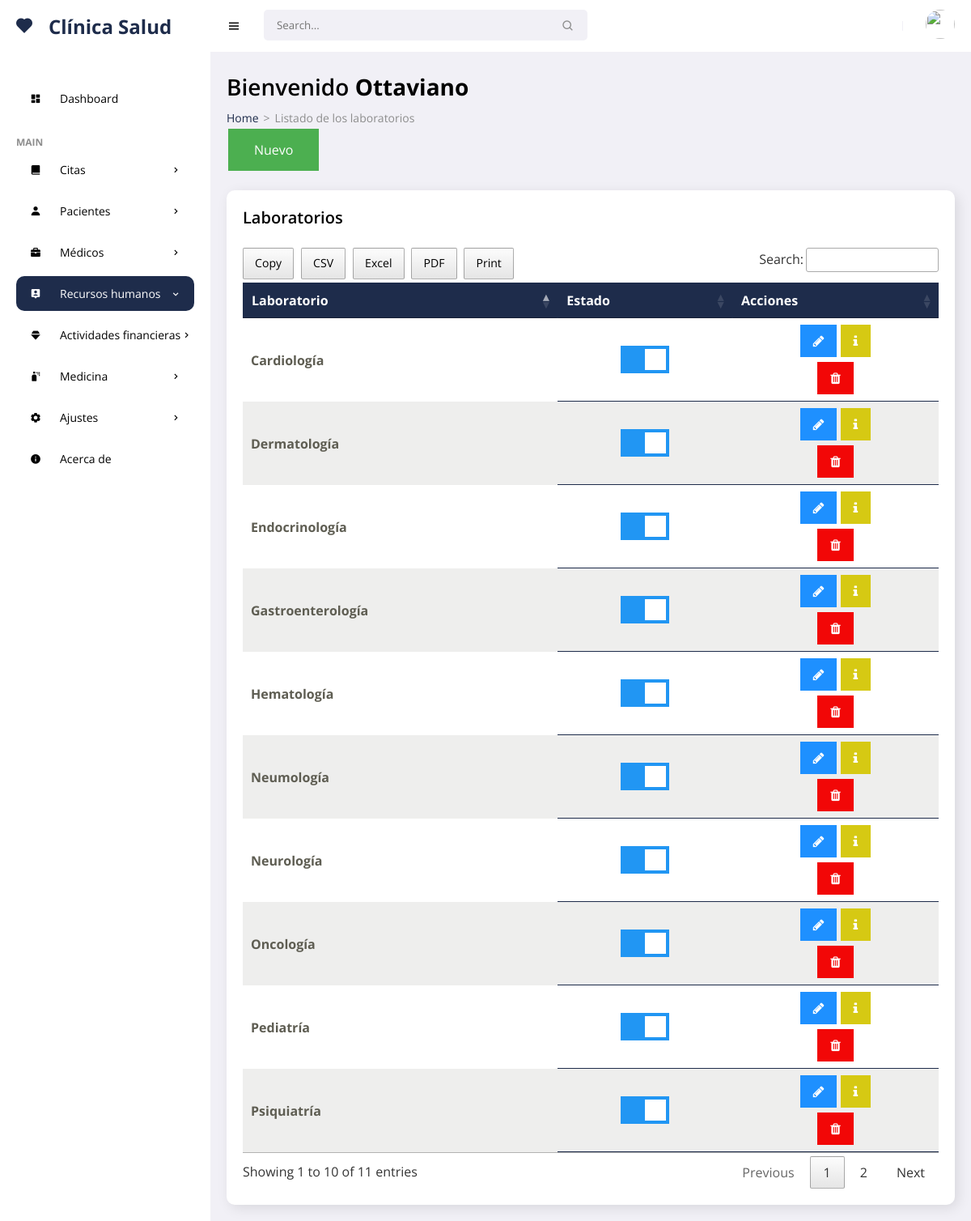
The page /consultorio_nuevo/frontend/recursos/laboratiorios.php (signed in) on the database its author committed.
### tables this page shows
CREATE TABLE `laboratory` (
  `idlab` int(11) NOT NULL,
  `nomlab` varchar(150) NOT NULL,
  `state` char(1) NOT NULL,
  `fere` timestamp NOT NULL DEFAULT current_timestamp() ON UPDATE current_timestamp()
);

### consultorio_nuevo/frontend/recursos/laboratiorios.php (the view, shortened to what this page needs)
<!DOCTYPE html>
<html lang="es">
<head>
    <link href='https://unpkg.com/boxicons@2.0.9/css/boxicons.min.css' rel='stylesheet'>
    <link rel="stylesheet" href="../../backend/css/admin.css">
    <link rel="stylesheet" type="text/css" href="../../backend/css/datatable.css">
    <link rel="stylesheet" type="text/css" href="../../backend/css/buttonsdataTables.css">
    <link rel="stylesheet" type="text/css" href="../../backend/css/font.css">
</head>
<body>
    <section id="sidebar">
        <a href="../admin/escritorio.php" class="brand"><i class='bx bxs-heart icon'></i> Clínica Salud</a>
        <ul class="side-menu">
            <li><a href="../admin/escritorio.php" ><i class='bx bxs-dashboard icon' ></i> Dashboard</a></li>
            <li class="divider" data-text="main">Main</li>
            <li>
                <a href="#"><i class='bx bxs-book-alt icon' ></i> Citas <i class='bx bx-chevron-right icon-right' ></i></a>
            </li>
            <li>
                <a href="#"><i class='bx bxs-user icon' ></i> Pacientes <i class='bx bx-chevron-right icon-right' ></i></a>
            </li>
            <li>
                <a href="#"><i class='bx bxs-briefcase icon' ></i> Médicos <i class='bx bx-chevron-right icon-right' ></i></a>
            </li>
            <li>
                <a href="#" class="active"><i class='bx bxs-user-pin icon' ></i> Recursos humanos<i class='bx bx-chevron-right icon-right' ></i></a>
            </li>
            <li>
                <a href="#"><i class='bx bxs-diamond icon' ></i> Actividades financieras<i class='bx bx-chevron-right icon-right' ></i></a>
            </li>
            <li>
                <a href="#"><i class='bx bxs-spray-can icon' ></i> Medicina<i class='bx bx-chevron-right icon-right' ></i></a>
            </li>
            <li>
                <a href="#"><i class='bx bxs-cog icon' ></i> Ajustes<i class='bx bx-chevron-right icon-right' ></i></a>
            </li>
         <li><a href="../acerca/mostrar.php"><i class='bx bxs-info-circle icon' ></i> Acerca de</a></li>
        </ul>
    </section>
    <section id="content">
        <nav>
            <i class='bx bx-menu toggle-sidebar' ></i>
            <form action="#">
                <div class="form-group">
                    <input type="text" placeholder="Search...">
                    <i class='bx bx-search icon' ></i>
                </div>
            </form>
            <div class="profile">
                <img src="https://images.unsplash.com/photo-1517841905240-472988babdf9?ixid=MnwxMjA3fDB8MHxzZWFyY2h8NHx8cGVvcGxlfGVufDB8fDB8fA%3D%3D&ixlib=rb-1.2.1&auto=format&fit=crop&w=500&q=60" alt="">
            </div>
        </nav>
        <main>
            <h1 class="title">Bienvenido <?php echo '<strong>'.$_SESSION['username'].'</strong>'; ?></h1>
            <ul class="breadcrumbs">
                <li><a href="../admin/escritorio.php">Home</a></li>
                <li class="divider">></li>
                <li><a href="#" class="active">Listado de los laboratorios</a></li>
            </ul>
            <button class="button" onclick="location.href='laboratorios_nuevo.php'">Nuevo</button>
          <div class="data">
                <div class="content-data">
                    <div class="head">
                        <h3>Laboratorios</h3>
                    </div>
                   <div class="table-responsive" style="overflow-x:auto;">
                       <?php
require '../../backend/bd/Conexion.php';
$sentencia = $connect->prepare("SELECT * FROM laboratory ORDER BY idlab DESC;");
 $sentencia->execute();
$data =  array();
if($sentencia){
  while($r = $sentencia->fetchObject()){
    $data[] = $r;
  }
}
     ?>
     <?php if(count($data)>0):?>
         <table id="example" class="responsive-table">
            <thead>
                <tr>
                    <th scope="col">Laboratorio</th>
                    <th scope="col">Estado</th>
                    <th scope="col">Acciones</th>
                </tr>
            </thead>
            <tbody>
                <?php foreach($data as $d):?>
                    <tr>
                        <th scope="row"><?php echo $d->nomlab ?></th>
                        <td data-title="Estado">
                        <label class="switch">
                          <span class="slider"></span>
                        </label>
                        </td>
                        <td>
                            <a title="Actualizar" href="../recursos/laboratorios_editar.php?id=<?php echo $d->idlab ?>" class="fa fa-pencil tooltip"></a>
                            <a title="Información" href="../recursos/laboratorios_info.php?id=<?php echo $d->idlab ?>" class="fa fa-info"></a>
                            <form  onsubmit="return confirm('Realmente desea eliminar el registro?');" method='POST' action='<?php $_SERVER['PHP_SELF'] ?>'>
<button name='delete_laboratory' style="cursor: pointer;" class="fa fa-trash"></button>
</form>
                        </td>
                    </tr>
                    <?php endforeach; ?>
            </tbody>
         </table>
    <?php endif; ?>
                    </div>
                </div>
            </div>
        </main>
    </section>
</body>
</html>

### consultorio_nuevo/backend/css/datatable.css (style rules this page uses)
table.dataTable thead>tr>th.sorting,table.dataTable thead>tr>th.sorting_asc,table.dataTable thead>tr>th.sorting_desc,table.dataTable thead>tr>th.sorting_asc_disabled,table.dataTable thead>tr>th.sorting_desc_disabled,table.dataTable thead>tr>td.sorting,table.dataTable thead>tr>td.sorting_asc,table.dataTable thead>tr>td.sorting_desc,table.dataTable thead>tr>td.sorting_asc_disabled,table.dataTable thead>tr>td.sorting_desc_disabled { cursor:pointer;position:relative;padding-right:26px }
table.dataTable thead>tr>th.sorting:before,table.dataTable thead>tr>th.sorting:after,table.dataTable thead>tr>th.sorting_asc:before,table.dataTable thead>tr>th.sorting_asc:after,table.dataTable thead>tr>th.sorting_desc:before,table.dataTable thead>tr>th.sorting_desc:after,table.dataTable thead>tr>th.sorting_asc_disabled:before,table.dataTable thead>tr>th.sorting_asc_disabled:after,table.dataTable thead>tr>th.sorting_desc_disabled:before,table.dataTable thead>tr>th.sorting_desc_disabled:after,table.dataTable thead>tr>td.sorting:before,table.dataTable thead>tr>td.sorting:after,table.dataTable thead>tr>td.sorting_asc:before,table.dataTable thead>tr>td.sorting_asc:after,table.dataTable thead>tr>td.sorting_desc:before,table.dataTable thead>tr>td.sorting_desc:after,table.dataTable thead>tr>td.sorting_asc_disabled:before,table.dataTable thead>tr>td.sorting_asc_disabled:after,table.dataTable thead>tr>td.sorting_desc_disabled:before,table.dataTable thead>tr>td.sorting_desc_disabled:after { position:absolute;display:block;opacity:.125;right:10px;line-height:9px;font-size:.9em }
table.dataTable thead>tr>th.sorting:before,table.dataTable thead>tr>th.sorting_asc:before,table.dataTable thead>tr>th.sorting_desc:before,table.dataTable thead>tr>th.sorting_asc_disabled:before,table.dataTable thead>tr>th.sorting_desc_disabled:before,table.dataTable thead>tr>td.sorting:before,table.dataTable thead>tr>td.sorting_asc:before,table.dataTable thead>tr>td.sorting_desc:before,table.dataTable thead>tr>td.sorting_asc_disabled:before,table.dataTable thead>tr>td.sorting_desc_disabled:before { bottom:50%;content:"▴" }
table.dataTable thead>tr>th.sorting:after,table.dataTable thead>tr>th.sorting_asc:after,table.dataTable thead>tr>th.sorting_desc:after,table.dataTable thead>tr>th.sorting_asc_disabled:after,table.dataTable thead>tr>th.sorting_desc_disabled:after,table.dataTable thead>tr>td.sorting:after,table.dataTable thead>tr>td.sorting_asc:after,table.dataTable thead>tr>td.sorting_desc:after,table.dataTable thead>tr>td.sorting_asc_disabled:after,table.dataTable thead>tr>td.sorting_desc_disabled:after { top:50%;content:"▾" }
table.dataTable thead>tr>th.sorting_asc:before,table.dataTable thead>tr>th.sorting_desc:after,table.dataTable thead>tr>td.sorting_asc:before,table.dataTable thead>tr>td.sorting_desc:after { opacity:.6 }
table.dataTable thead th,table.dataTable thead td,table.dataTable tfoot th,table.dataTable tfoot td { text-align:left }
table.dataTable { width:100%;margin:0 auto;clear:both;border-collapse:separate;border-spacing:0 }
table.dataTable thead th,table.dataTable tfoot th { font-weight:bold }
table.dataTable thead th,table.dataTable thead td { padding:10px;border-bottom:1px solid rgba(0, 0, 0, 0.3) }
table.dataTable tbody tr { background-color:transparent }
table.dataTable tbody th,table.dataTable tbody td { padding:8px 10px }
table.dataTable.no-footer { border-bottom:1px solid rgba(0, 0, 0, 0.3) }
table.dataTable th,table.dataTable td { box-sizing:content-box }

### rows shown on the page
laboratory: nomlab "Oncología"
laboratory: nomlab "Hematología"
laboratory: nomlab "Neumología"
laboratory: nomlab "Neurología"
laboratory: nomlab "Psiquiatría"
laboratory: nomlab "Gastroenterología"
laboratory: nomlab "Dermatología"
laboratory: nomlab "Cardiología"
laboratory: nomlab "Endocrinología"
laboratory: nomlab "Pediatría"

### other values the page prints
$_SESSION['username'] "Ottaviano"
